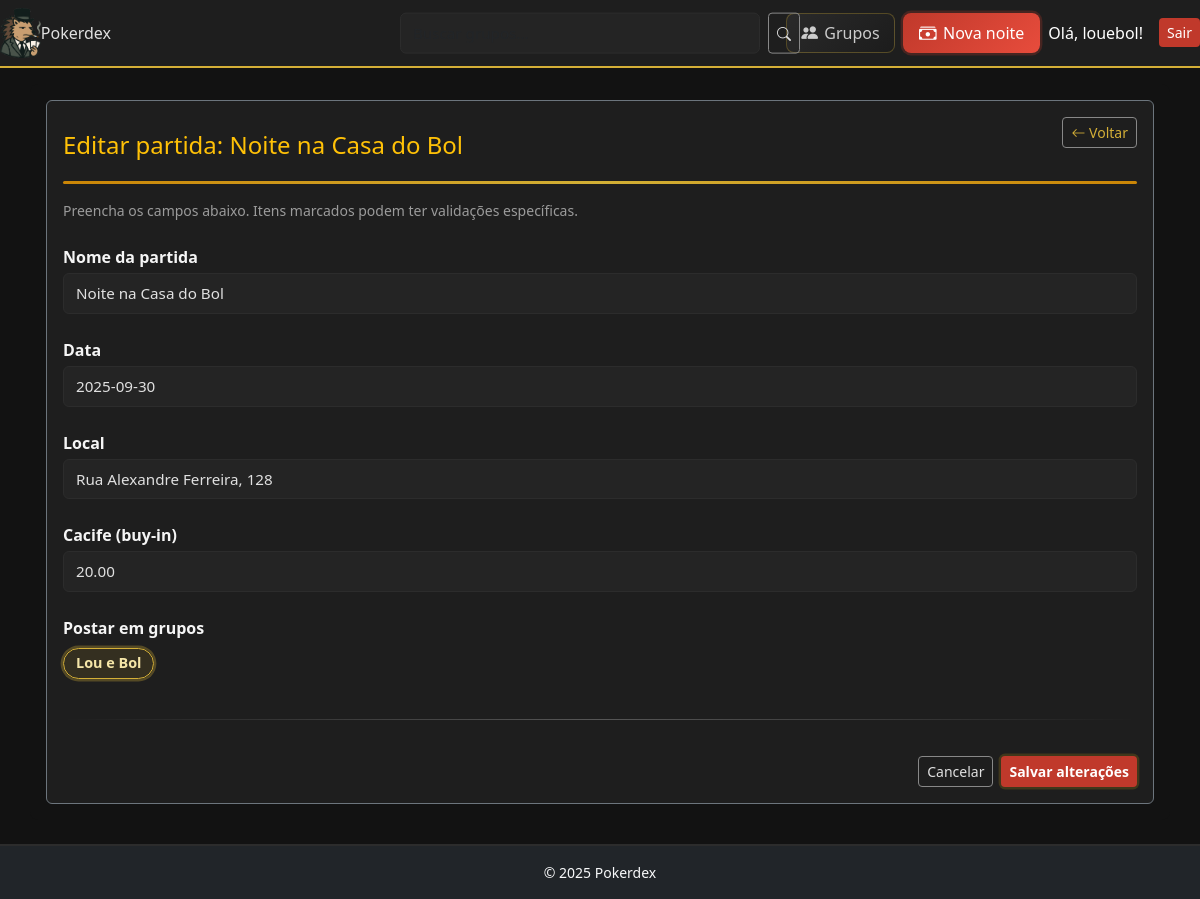
Page /games/1/edit/ (signed in) on the committed database.
### core/models.py (models this page shows, shortened)
class Game(models.Model):
    title = models.CharField("Nome da partida", max_length=140, blank=True)
    date = models.DateField("Data", default=timezone.localdate)
    location = models.CharField("Local",max_length=180, blank=True)
    buy_in = models.DecimalField(
        "Cacife (buy-in)", max_digits=10, decimal_places=2, validators=[MinValueValidator(0)]
    )
    created_by = models.ForeignKey(User, on_delete=models.PROTECT, related_name="games_created")
    created_at = models.DateTimeField(default=timezone.now)
    groups = models.ManyToManyField(Group, through="GamePost", related_name="games")
    class Meta:
        ordering = ["-date", "-created_at"]

class Group(models.Model):
    name = models.CharField(max_length=120, unique=True)
    slug = models.SlugField(max_length=140, unique=True, blank=False)
    description = models.TextField(blank=True)
    created_by = models.ForeignKey(User, on_delete=models.PROTECT, related_name="groups_created")
    created_at = models.DateTimeField(default=timezone.now)
    class Meta:
        ordering = ["name"]
    def __str__(self):
        return self.name

### core/views.py (the view, shortened to what this page needs)
# urls.py: path("games/<int:pk>/edit/", views.game_edit_view, name="game_edit"),
@login_required
@require_http_methods(["GET", "POST"])
def game_edit_view(request, pk: int):
    game = get_object_or_404(Game, pk=pk)
    is_group_creator = Group.objects.filter(
        id__in=game.groups.values_list("id", flat=True),
        created_by=request.user
    ).exists()
    if game.created_by_id != request.user.id and not is_group_creator:
        return HttpResponseForbidden("Você não pode editar esta partida.")
    posted_group_ids = list(
        GamePost.objects.filter(game=game).values_list("group_id", flat=True)
    )
    form = GameForm(
        request.POST or None,
        user=request.user,
        instance=game,
    )
    if request.method == "GET":
        form.fields["groups"].initial = posted_group_ids
    return render(request, "edit_form_generic.html", {
        "form": form,
        "title": f"Editar partida: {game.title}",
        "submit_label": "Salvar alterações",
        "back_url": reverse("core:game_detail", kwargs={"pk": game.pk}),
    })

### core/forms.py (shortened to what this page needs)
class GameForm(forms.ModelForm):
    groups = forms.ModelMultipleChoiceField(
        queryset=Group.objects.none(),
        widget=forms.CheckboxSelectMultiple,
        required=True,
        label="",
    )
    class Meta:
        model = Game
        fields = ["title", "date", "location", "buy_in"]
    def __init__(self, *args, user=None, **kwargs):
        super().__init__(*args, **kwargs)
        self.fields["groups"].queryset = Group.objects.filter(
            id__in=GroupMembership.objects.filter(user=user).values_list("group_id", flat=True)
        )
        if self.fields["groups"].queryset.exists():
            self.fields["groups"].label = "Postar em grupos"

### core/templates/edit_form_generic.html (shortened to what this page needs)
{% extends "base.html" %}
{% block content %}
<div class="card bg-dark border-secondary text-light">
  <div class="card-body">
    <div class="d-flex justify-content-between align-items-center mb-2">
      <h1 class="h4 text-warning m-0">
        {{ title }}
      </h1>
      <a class="btn btn-sm btn-outline-light back-btn" href="{{ back_url|default:'/' }}">
        <i class="bi bi-arrow-left"></i> Voltar
      </a>
    </div>
    <div class="gradient-bar mb-3"></div>
    <p class="text-muted small mb-4">
      Preencha os campos abaixo. Itens marcados podem ter validações específicas.
    </p>
    <form method="post" enctype="multipart/form-data" class="d-flex flex-column gap-3 poker-form">
      {% for field in form %}
        {% if field.name == "groups" %}
          <div class="mb-2 {% if field.errors %}has-errors{% endif %}">
            <label class="form-label">{{ field.label }}</label>
            <div class="toggle-group d-flex flex-wrap gap-2 mt-1">
              {% for cb in field %}
                <label for="{{ cb.id_for_label }}" class="toggle-btn">{{ cb.choice_label }}</label>
              {% endfor %}
            </div>
          </div>
        {% else %}
          <div class="mb-2 {% if field.errors %}has-errors{% endif %}">
            <label class="form-label" for="{{ field.id_for_label }}">{{ field.label }}</label>
            {{ field }}
          </div>
        {% endif %}
      {% endfor %}
      <div class="soft-divider"></div>
      <div class="d-flex justify-content-end gap-2">
        <a class="btn btn-sm btn-outline-light" href="{{ back_url|default:'/' }}">
          Cancelar
        </a>
        <button type="submit" class="btn btn-sm btn-danger glow-btn fw-bold">
          {{ submit_label|default:"Salvar" }}
        </button>
      </div>
    </form>
  </div>
</div>
{% endblock %}

### core/templates/base.html (shortened to what this page needs)
{% load static %}
<!DOCTYPE html>
<html lang="pt-BR">
<head>
  <link
    href="https://cdn.jsdelivr.net/npm/bootstrap@5.3.3/dist/css/bootstrap.min.css"
    rel="stylesheet"
  >
  <link rel="stylesheet" href="https://cdn.jsdelivr.net/npm/bootstrap-icons@1.11.3/font/bootstrap-icons.css">
  <link rel="stylesheet" href="{% static 'css/style.css' %}">
</head>
<body class="d-flex flex-column min-vh-100">
  <header class="mb-3">
    <nav class="navbar navbar-dark bg-dark px-3>
      <a class="navbar-brand d-flex align-items-center gap-2" href="{% url 'core:group_list' %}">
        <img src="{% static 'img/hedgehog.png' %}" class="brand-logo">
        <span>Pokerdex</span>
      {% if request.user.is_authenticated %}
       <div class="position-absolute top-50 start-50 translate-middle" style="width: 400px; max-width: 60%;">
          <form method="get" action="{% url 'core:group_list' %}" class="d-flex">
            <input type="text" name="q" value="{{ request.GET.q }}"
                   class="form-control form-control-sm"
                   placeholder="Buscar grupos...">
            <button type="submit" class="btn btn-sm btn-outline-light ms-2">
              <i class="bi bi-search"></i>
            </button>
          </form>
        </div>
      {% endif %}
      <div class="ms-auto d-flex align-items-center">
        {% if request.user.is_authenticated %}
          <a class="btn btn-groups me-2" href="{% url 'core:group_list' %}">
            <i class="bi bi-people-fill"></i>
            Grupos
          </a>
          <a href="{% url 'core:game_create' %}" class="btn btn-create-game me-2">
            <i class="bi bi-cash-stack"></i>
            Nova noite
          </a>
          <span class="text-white me-3">Olá, {{ request.user.username }}!</span>
          <a class="btn btn-sm btn-danger" href="{% url 'core:logout' %}">Sair</a>
        {% else %}
          <a class="btn btn-sm btn-outline-light me-2" href="{% url 'core:login' %}">Entrar</a>
          <a class="btn btn-sm btn-warning" href="{% url 'core:signup' %}">Cadastrar</a>
        {% endif %}
      </div>
    </nav>
  </header>
  <main class="container flex-grow-1">
    {% block content %}{% endblock %}
  </main>
  <footer class="bg-dark text-light mt-4 py-3">
    <div class="container text-center small">
      &copy; 2025 Pokerdex
    </div>
  </footer>
</body>
</html>

### core/static/css/style.css (style rules this page uses)
:root { --bg: #121212; --panel: #1e1e1e; --textarea: #242424; --border: #2c2c2c; --text: #e0e0e0; --muted: #9b9b9b; --muted-2:#cccccc; --gold: #d4af37; --gold-soft: rgba(212,175,55,.3); --gold-bg: rgba(212,175,55,.12); --green-bg: rgba(55, 212, 63, 0.12); --danger: #c0392b; --danger-2:#e74c3c; --success:#2ecc71; }
* { box-sizing:border-box }
body { background:var(--bg); color:var(--text); font-family:"Segoe UI", Roboto, system-ui, -apple-system, sans-serif; }
.navbar-brand img, .brand-logo { height: 50px !important; width: auto !important; }
main.container { background:var(--bg); color:var(--text); border-radius:8px; padding:1rem; }
.navbar { background:var(--panel) !important; border-bottom:2px solid var(--gold); }
.navbar .btn { display:inline-flex; align-items:center; gap:.4em; font-weight:500; }
.btn-outline-light { border-color:#888; color:var(--text); }
.btn-danger { background:var(--danger); border:none; }
.card.bg-dark { background:var(--panel) !important; border:1px solid var(--border); }
footer { background:var(--panel); border-top:2px solid var(--border); color:#888; }
.card .small.text-muted { color:var(--muted) !important; }
.card form input:not([type="checkbox"]):not([type="radio"]), .card form select, .card form textarea, form .form-control { background:var(--textarea); border:1px solid var(--border); color:var(--text); border-radius:6px; padding:.5rem .75rem; width:100%; transition:all .2s ease; font-size:.95rem; }
.card form input::placeholder, .card form textarea::placeholder { color:#888; }
.form-label, form .form-label { font-weight:600; margin-bottom:.25rem; color:#f5f5f5; }
.toggle-btn { display:inline-flex; align-items:center; padding:.45rem .75rem; border:1px solid var(--border); border-radius:999px; background:var(--panel); color:var(--text); cursor:pointer; user-select:none; transition:transform .12s ease, box-shadow .12s ease, border-color .12s ease, background .12s ease, color .12s ease; font-size:.9rem; line-height:1; margin-right:.25rem; }
.toggle-group input[type="checkbox"]:checked + .toggle-btn { background:var(--gold-bg); border-color:var(--gold); color:#f5e6a8; box-shadow:0 0 0 .15rem var(--gold-soft); font-weight:600; }
:root { --panel-2: var(--textarea); }
.gradient-bar { height: 3px; background: linear-gradient(90deg, #f59f00, #ffd43b, #f59f00); border-radius: 999px; opacity: .8; }
.soft-divider { height: 1px; background: linear-gradient(90deg, transparent, rgba(255,255,255,.25), transparent); margin: 1rem 0 1.25rem; }
.glow-btn { box-shadow: 0 0 0 .15rem rgba(255,193,7,.15); transition: transform .08s ease, box-shadow .2s ease; }
.back-btn { top: .75rem; z-index: 1020; margin-bottom: 25px; color: var(--gold); }
.btn-create-game { background: linear-gradient(135deg, var(--danger) 0%, #e74c3c 100%); color: #fff; font-weight: 700; border: none; border-radius: 8px; padding: 0.45rem 1rem; display: inline-flex; align-items: center; gap: 0.5rem; box-shadow: 0 0 0 .15rem rgba(192,57,43,.25); transition: transform .12s ease, box-shadow .2s ease, background .2s ease; }
.btn-create-group i, .btn-create-game i { font-size: 1.1rem; }
.btn-groups { background: linear-gradient(135deg, #2a2a2a 0%, #1c1c1c 100%); color: var(--muted-2); font-weight: 600; border: 1px solid var(--gold-soft); border-radius: 8px; padding: 0.4rem 0.9rem; display: inline-flex; align-items: center; gap: 0.5rem; transition: transform .12s ease, box-shadow .2s ease, background .2s ease, color .2s ease; }
.btn-groups i { font-size: 1.05rem; }

### rows in the picture
Game: form "Noite na Casa do Bol" "2025-09-30" "Rua Alexandre Ferreira, 128" "20.00"
Group: choice_label "Lou e Bol"

### other values in the picture
{{ request.user.username }} "louebol"
{{ title }} "Editar partida: Noite na Casa do Bol"
{{ field.label }} "Nome da partida" "Data" "Local" "Cacife (buy-in)"
{{ field.label }} "Postar em grupos"
{{ submit_label|default:"Salvar" }} "Salvar alterações"
